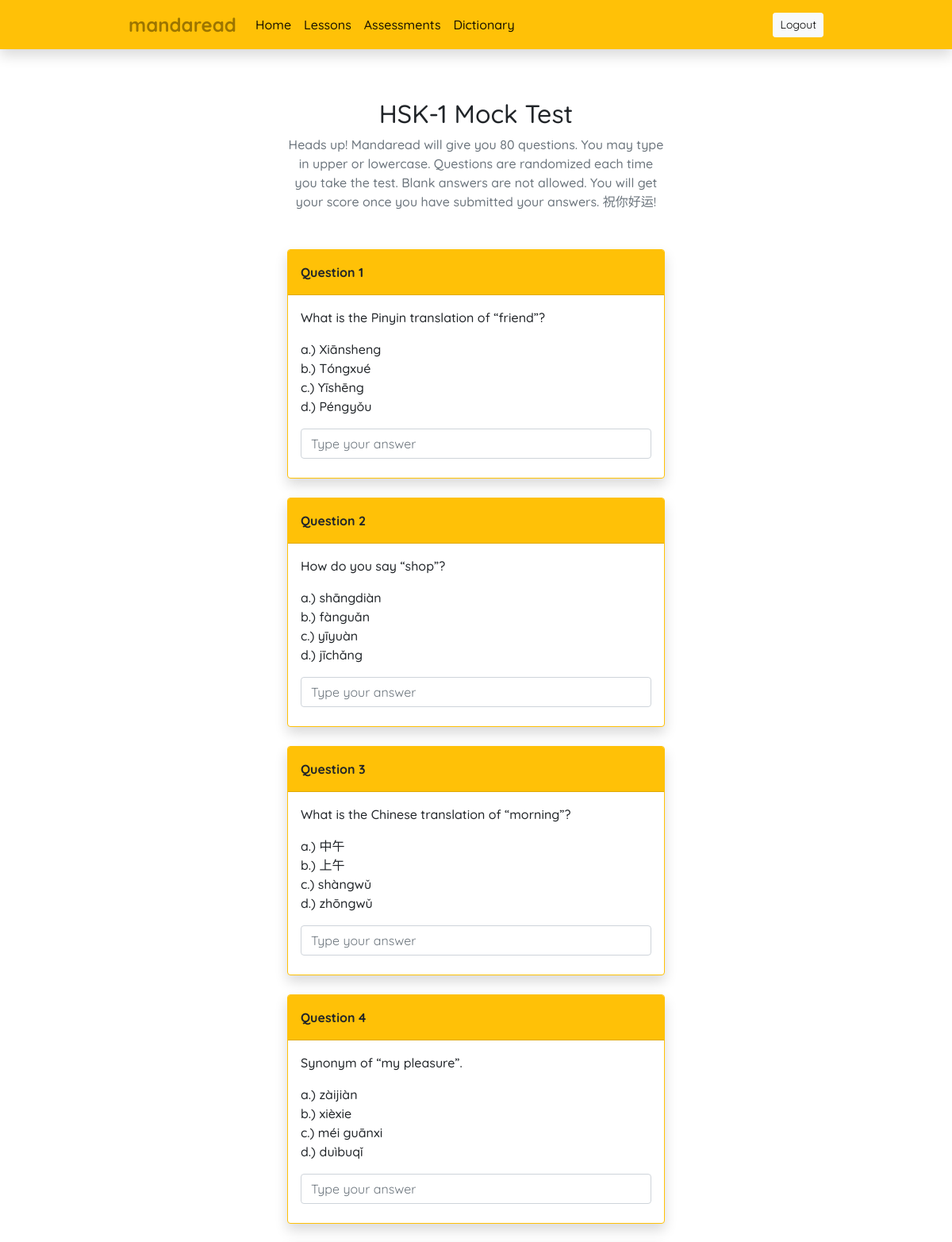
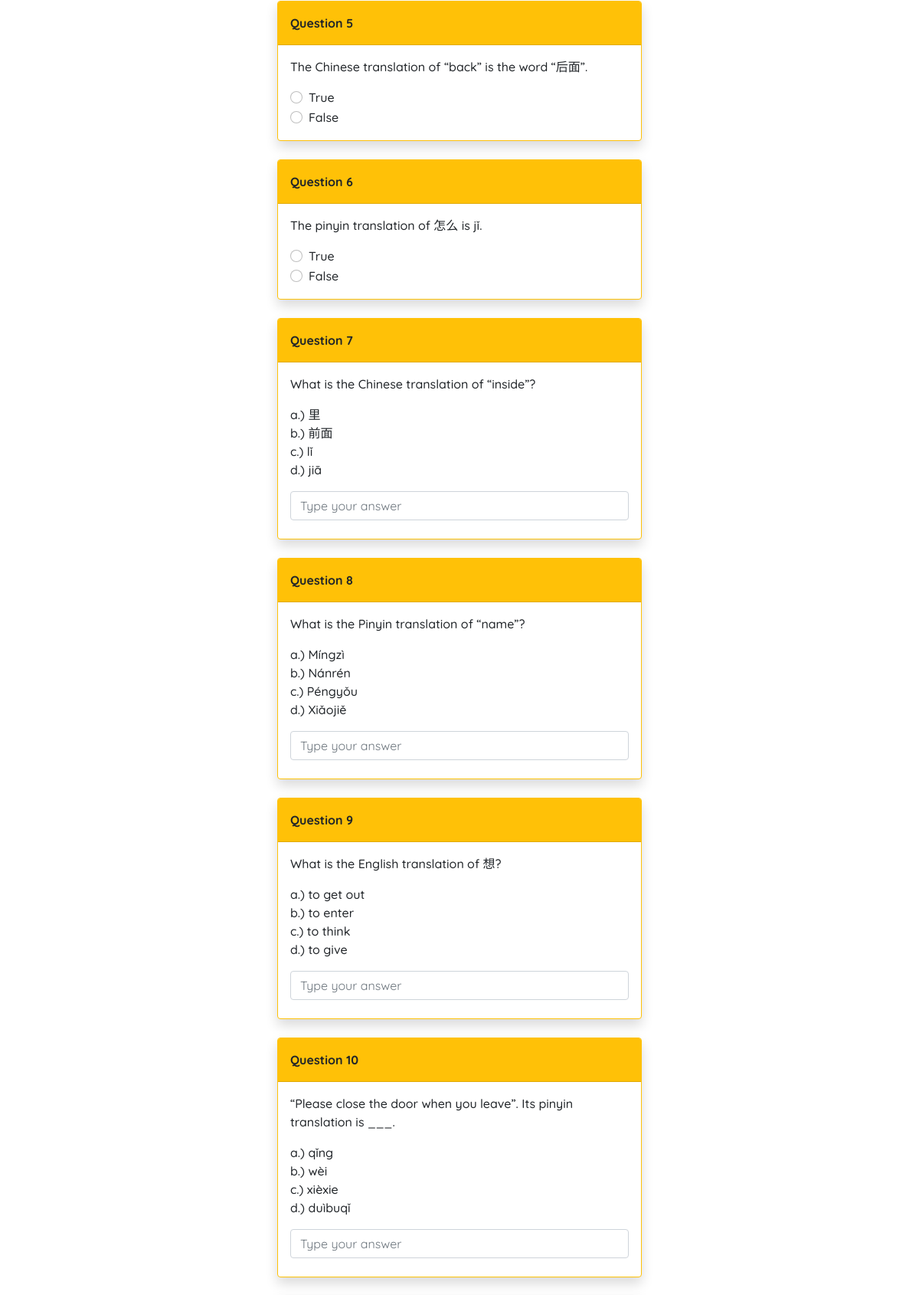
Page /lessons/mocktest/1 (upper part) on the committed database (2 pictures, top to bottom).
### lessonbank/models.py (models this page shows, shortened)
class LessonAssessment(models.Model):
    QUESTION_TYPE = (
        ('Multiple Choice', 'Multiple Choice'),
        ('Fill in the Blanks', 'Fill in the Blanks'),
        ('True or False', 'True or False')
    )
    question_type = models.CharField(max_length=100, default='Multiple Choice', choices=QUESTION_TYPE)
    question = models.CharField(max_length=500, null=False, blank=False)
    choices = models.TextField(null=True, blank=True)
    answer = models.CharField(max_length=255)
    appearances_in_tests = models.ManyToManyField(LessonBank)

### lessonbank/views.py (the view)
# urls.py: path('mocktest/<int:hsk>', views.MockTestView.as_view(), name = "mandaread-mocktest"),
class MockTestView(ListView):
    model = LessonAssessment
    template_name = 'lessonbank/mocktest.html'
    context_object_name = 'assessment_items'
    def get_context_data(self, **kwargs):
        context = super().get_context_data(**kwargs)
        context['hsk'] = self.kwargs['hsk']
        return context
    def get_queryset(self):
        hsk = self.kwargs['hsk'];
        if hsk == 1:
            questions = LessonAssessment.objects.filter(~Q(appearances_in_tests__hsk=2)).order_by('?')[:80]
        elif hsk == 2:
            questions = LessonAssessment.objects.all().order_by('?')[:80]
        return questions

### lessonbank/templates/lessonbank/mocktest.html (shortened to what this page needs)
{% extends 'mandaread/base.html' %}
{% load static %}
{% block content %}
    <div class="container col-12 col-md-8 col-lg-6 col-xl-5 mb-5 mt-4">
        {% if assessment_items %}
            <div class = "text-center mb-5">
                <h2>HSK-{{ hsk }} Mock Test</h2>
                <p class = "text-muted instructions">
                    Heads up! Mandaread will give you 80 questions. You may type in upper or lowercase.
                    Questions are randomized each time you take the test. Blank answers are not allowed.
                    You will get your score once you have submitted your answers. 祝你好运!
                </p>
            </div>
        {% endif %}
        <form method="GET" class = "needs-validation" id = "assessment-form" data-toggle="validator" novalidate>
            {% for item in assessment_items %}
                <div class = "card rounded mb-4 border border-warning shadow">
                    <div class = "card-header py-3 bg-warning">
                        <b>Question {{ forloop.counter }}</b>
                    </div>
                    <div class="card-body">
                        <p>{{ item.question }}</p>
                        {% if item.choices %}
                            <p>{{ item.choices|linebreaksbr }}</p>
                        {% endif %}
                        <div>
                            {% if item.question_type == 'Multiple Choice' %}
                                <input type="text" id = {{ item.id }} class = "form-control mb-2 assessment-item type-mc" placeholder="Type your answer" maxlength="1" autocomplete = "off" required>
                            {% elif item.question_type == 'Fill in the Blanks' %}
                                <input type="text" id = {{ item.id }} class = "form-control mb-2 assessment-item type-fitb" placeholder="Type your answer" autocomplete = "off" required>
                            {% elif item.question_type == 'True or False' %}
                                <div class = "radio-group" id = {{ item.id }}>
                                    <div class="form-check">
                                        <input class="form-check-input" type="radio" name="{{ item.id }}" value="true" required>
                                        <label class="form-check-label">True</label>
                                    </div>
                                    <div class="form-check">
                                        <input class="form-check-input" type="radio" name="{{ item.id }}" value="false" required>
                                        <label class="form-check-label">False</label>
                                    </div>
                                </div>
                            {% endif %}
                        </div>
                    </div>
                </div>
            {% endfor %}
        </form>
    </div>
{% endblock %}

### mandaread/static/mandaread/style.css (style rules this page uses)
body { font-family: 'Quicksand', sans-serif; padding-top: 100px; font-weight: 500; }
.card, .btn-admin { z-index: 2; position: relative; }

### rows in the picture
LessonAssessment: question "What is the Pinyin translation of “friend”?", choices "a.) Xiānsheng b.) Tóngxué c.) Yīshēng d.) Péngyǒu"
LessonAssessment: question "How do you say “shop”?", choices "a.) shāngdiàn b.) fànguǎn c.) yīyuàn d.) jīchǎng"
LessonAssessment: question "What is the Chinese translation of “morning”?", choices "a.) 中午 b.) 上午 c.) shàngwǔ d.) zhōngwǔ"
LessonAssessment: question "Synonym of “my pleasure”.", choices "a.) zàijiàn b.) xièxie c.) méi guānxi d.) duìbuqǐ"
LessonAssessment: question "The Chinese translation of “back” is the word “后面”."
LessonAssessment: question "The pinyin translation of 怎么 is jǐ."
LessonAssessment: question "What is the Chinese translation of “inside”?", choices "a.) 里 b.) 前面 c.) lǐ d.) jiā"
LessonAssessment: question "What is the Pinyin translation of “name”?", choices "a.) Míngzì b.) Nánrén c.) Péngyǒu d.) Xiǎojiě"
LessonAssessment: question "What is the English translation of 想?", choices "a.) to get out b.) to enter c.) to think d.) to give"
LessonAssessment: question "“Please close the door when you leave”. Its pinyin translation is ___.", choices "a.) qǐng b.) wèi c.) xièxie d.) duìbuqǐ"

### other values in the picture
{{ hsk }} "1"
